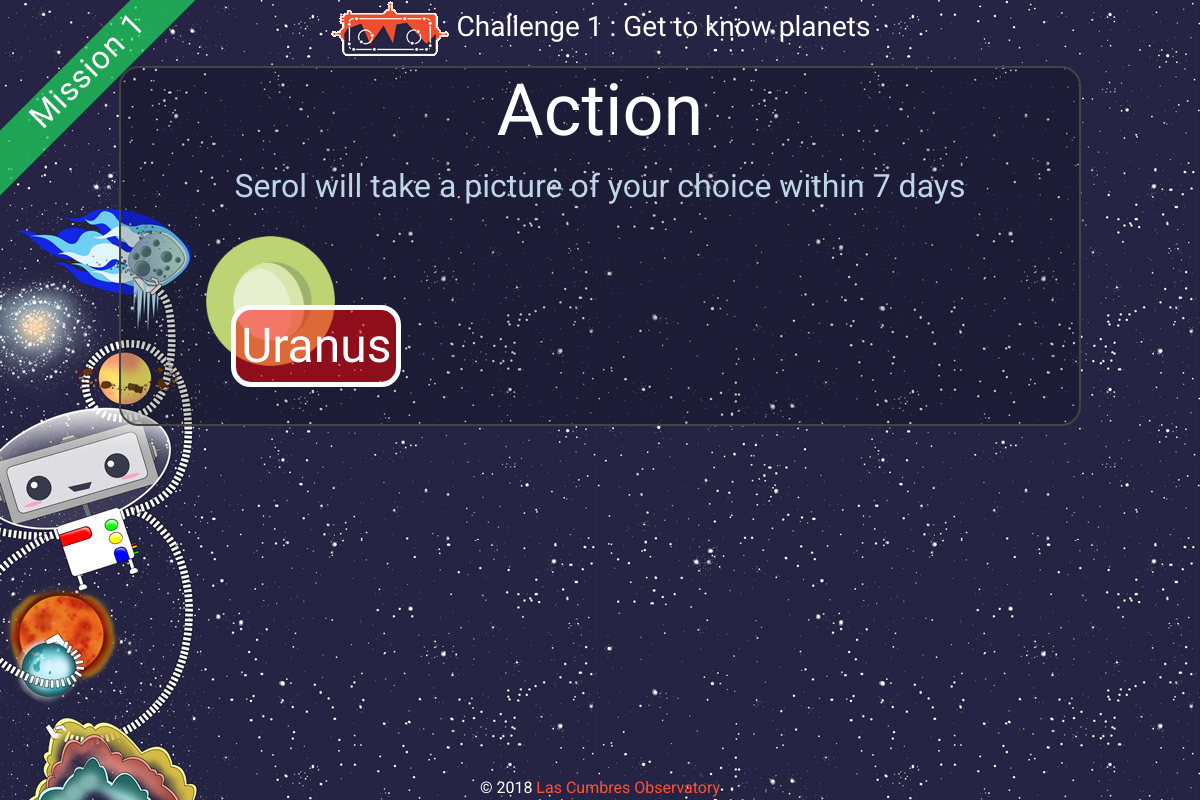
The page /challenge/1/observe/ (signed in) on the database as committed earlier.
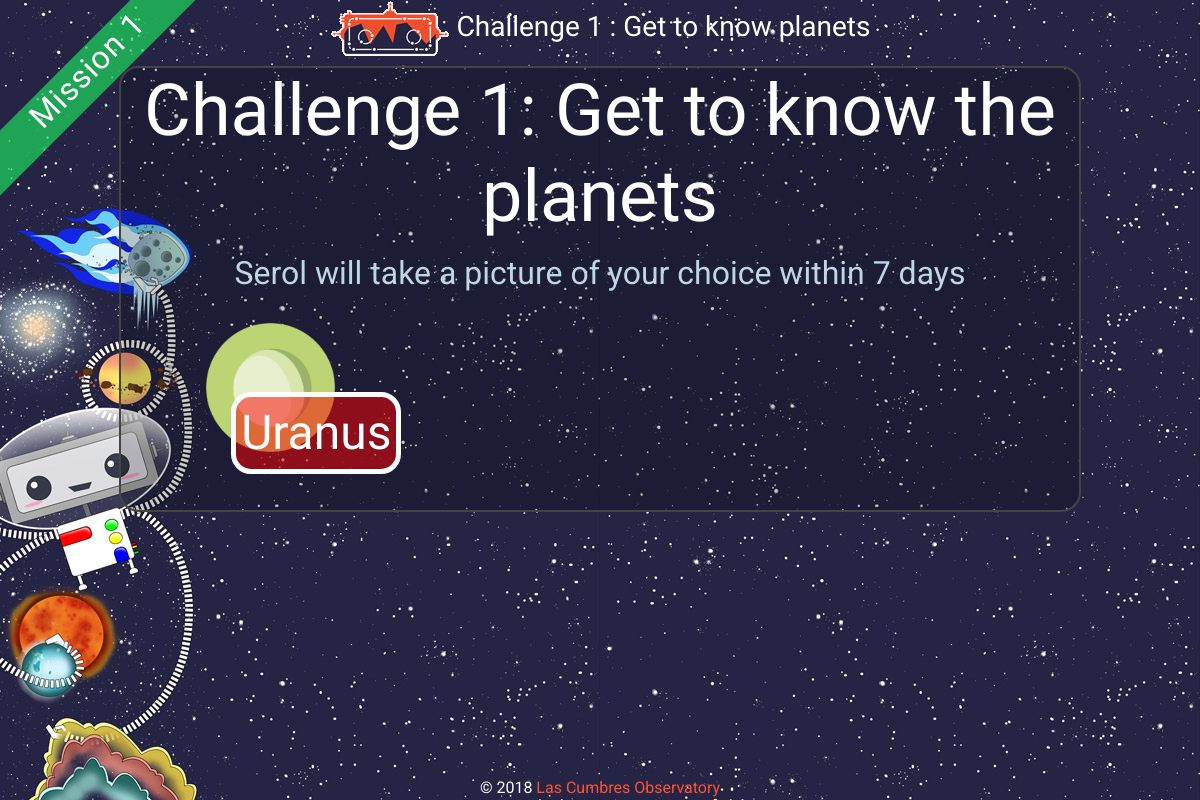
The same page on the database as committed later.
### explorer/models.py (models this page shows, shortened)
class Challenge(models.Model):
    number = models.IntegerField(help_text=_("Which number in the mission is this challenge?"))
    name = models.CharField(max_length=200)
    mission = models.ForeignKey(Mission)
    description = models.TextField(help_text=_("Start page info"))
    action = models.CharField(max_length=200, help_text=_("What the user should do on Observe page"))
    category = models.CharField(max_length=30, help_text=_("What type of object is this?"), blank=True, null=True)
    avm_code = models.CharField(max_length=10, blank=True, null=True)
    active = models.BooleanField(default=True)
    sticker_total = models.IntegerField(default=1, blank=True, null=True)
    is_last = models.BooleanField(default=False)

class Body(models.Model):
    name = models.CharField(max_length=20)
    schema = models.IntegerField(choices=BODY_TYPES)
    epochofel = models.FloatField(help_text='MJD')
    orbinc = models.FloatField(help_text='IN')
    longascnode = models.FloatField(help_text='OM')
    argofperih = models.FloatField(help_text='W')
    eccentricity = models.FloatField(help_text='EC')
    dailymotion = models.FloatField(help_text='n', blank=True, null=True)
    meananom = models.FloatField(help_text='MA', blank=True, null=True)
    meandist = models.FloatField(help_text='A',blank=True, null=True)
    perihdist = models.FloatField(help_text='Used for comets',blank=True, null=True)
    epochofperih = models.FloatField(help_text='Used for comets',blank=True, null=True)
    filter_list = models.CharField(max_length=20, help_text=_('JSON blob of filters'))
    exposuretime = models.FloatField()
    avm_code = models.CharField(max_length=10)
    description = models.TextField()
    icon = models.CharField(max_length=20, choices=ICONS)
    active = models.BooleanField(default=True)
    last_update = models.DateTimeField(default=datetime.utcnow)
    class Meta:
        verbose_name_plural = 'bodies'
    def __str__(self):
        return "{}".format(self.name)

class Mission(models.Model):
    number = models.IntegerField()
    name = models.CharField(max_length=200)
    patch = models.ImageField(upload_to='patches')
    sticker_total = models.IntegerField(default=0)

### explorer/views.py (the view)
# urls.py: url(r'^challenge/(?P<pk>[0-9]+)/start/$', ChallengeView.as_view(), {'mode':'start'}, name="start"),
class ChallengeView(LoginRequiredMixin, DetailView):
    model = Challenge
    def get(self, request, *args, **kwargs):
        if kwargs.get('mode',None) == 'failed':
            self.template_name = "explorer/challenge-message.html"
        else:
            self.template_name = "explorer/challenge-{}.html".format(kwargs['mode'])
        self.object = self.get_object()
        context = self.get_context_data(object=self.object)
        mode = kwargs.get('mode',None)
        if mode != 'start':
            obj,created = Progress.objects.get_or_create(challenge=self.get_object(), user=self.request.user)
            if created:
                obj.last_update = datetime.utcnow()
                obj.save()
            context['progress'] = obj
            if mode == 'observe':
                targets = Body.objects.filter(avm_code__startswith=obj.challenge.avm_code, active=True)
                context['targets'] = targets
        return self.render_to_response(context)

### serol/auth_backend.py (called while the page is built)
    def get_user(self, user_id):
        try:
            return User.objects.get(pk=user_id)
        except User.DoesNotExist:
            return None

### explorer/templates/explorer/challenge-observe.html (shortened to what this page needs)
{% extends 'explorer/challenge-base.html' %}
{% load static i18n %}
{% block wrapper-class%}challenge mission-{{object.mission.number}}-sidebar{%endblock%}
{% block main-body %}
<div class="centre-container">
  <h1>{{object.action}}</h1>
  <p>{% trans 'Serol will take a picture of your choice within 7 days' %}</p>
  <div class="row">
    {% if targets %}
    {% for target in targets %}
    <div class="col-lg-4  col-sm-6 pb-5 target-holder">
        <a href="#" id="target-img-{{target}}" data-toggle="modal" data-target="#targetModal" data-tid="{{target.id}}" data-name="{{target.name}}">
            {% with "explorer/images/"|add:target.icon as icon_url %}<img class="img-fluid" src="{% static icon_url %}" alt="">
            <div class="target-name-holder">
              <span class="target-name">{{target.name}}</span>
            </div>
        </a>
    </div>
    {% endwith %}
    {% endfor %}
    {% endif %}
  </div>
  </div>
{% endblock %}

### explorer/templates/explorer/challenge-base.html (shortened to what this page needs)
{% extends 'explorer/base.html' %}
{% load static i18n %}
{% block main-content %}
<div class="container">
{% block main-header %}
<h3><a href="{% url 'home' %}"><img src="{% static 'explorer/images/serol_logo_sm.png'%}" /></a> Challenge {{object.number}} : {{object.name}}</h3>
{% endblock %}
{% block main-body %}
{% endblock %}
</div>
{% endblock %}
{% block ribbon %}
<div class="corner-ribbon sticky shadow mission-{{object.mission.number}}-colour"><h2>{% trans "Mission" %} {{object.mission.number}}</h2></div>
{% endblock %}

### explorer/templates/explorer/base.html (shortened to what this page needs)
{% load static i18n %}
{% get_media_prefix as MEDIA_PREFIX %}
<!DOCTYPE html>
<html lang="en">
  <head>
    <link rel="stylesheet" href="https://maxcdn.bootstrapcdn.com/bootstrap/4.0.0-alpha.6/css/bootstrap.min.css">
    <link rel="stylesheet" href="https://cdnjs.cloudflare.com/ajax/libs/animate.css/3.5.2/animate.min.css">
    <link href="{% static "explorer/css/layout.css" %}" rel="stylesheet">
    <link href="{% static "explorer/css/serol.css" %}" rel="stylesheet">
  </head>
  <body data-media-url="{{MEDIA_PREFIX}}">
    <div class="site-wrapper {% block wrapper-class%}{%endblock%}">
{% block main-content %}{% endblock %}
{% block ribbon %}{% endblock %}
<div class="mastfoot">
  <div class="container-fluid">
      <div class="footer-content">
        &copy; {% now "Y" %} <a href="https://lco.global">Las Cumbres Observatory</a>
      </div>
  </div>
</div>
</div>
  </body>
</html>

### explorer/static/explorer/css/layout.css (style rules this page uses)
@media (min-width: 1px) { .container { width: 992px; } }
a, a:focus, a:hover { color: #ff5233; }
html, body { height: 100%; }
body { text-align: center; font-family: 'Roboto', sans-serif; background: url('../images/serol_bg_sm.jpg') repeat fixed #2b3e50; color: #fff; }
.centre-container { border: 2px solid #444; border-radius: 20px; background: rgba(0,0,0,0.2); }
h1, h2, h3, h4, h5, h6, .target-name { font-family: 'Oswald', sans-serif; font-weight: 300; color: #fff; }
h1 { font-size:4.5rem; }
p { font-size:2rem; color:#bfd6e8; }
.site-wrapper { display: table; width: 100%; height: 100%; min-height: 100%; }
.masthead, .mastfoot, .content { display: table-row; vertical-align: top; }
.challenge { height:100%; min-height:500px; position: absolute; }
.mission-1-sidebar { background: url('../images/m1-SidePanel.jpg') no-repeat fixed left bottom; }
.mission-1-colour, .mission-1-sidebar .page-header { background-color:rgba(29, 220, 93, 0.7); }
.target-name-holder { vertical-align: middle; position:absolute; top:40%; left:38%; border-radius: 20px; border:5px solid #fff; background-color: rgba(255,0,0,0.5); }
.target-name { font-size:3rem; z-index:2; padding: 5px; }
.target-holder img { width:50%; }
.corner-ribbon { width: 300px; position: absolute; top: 50px; left: -60px; text-align: center; line-height: 50px; letter-spacing: 1px; color: #f0f0f0; transform: rotate(-45deg); -webkit-transform: rotate(-45deg); }
@media (min-width: 40em) { .mastfoot { position: fixed; bottom: 0; } }
@media (min-width: 40em) { .masthead, .mastfoot, .cover-container { width: 100%; } }

Rows that differ between the two databases and show on the page:
changed Challenge "Get to know planets": action "Action" → "Challenge 1: Get to know the planets"
